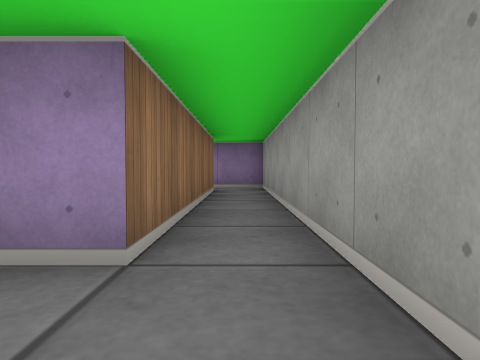
view 1 (above)

12 first-person views from a walk through a cub3D level. The camera is about half as high as the walls, tilts 2° down and sees 70° across. The floor is counted in squares. Each view is taken from the middle of a square. On the plan, view 1 faces up. The plan holds only what a view shows up to about 9 squares ahead; the rest is blank.

view 2
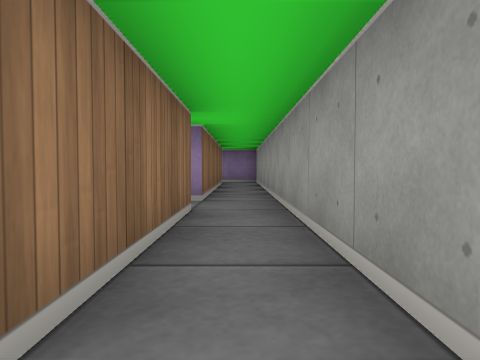

view 3
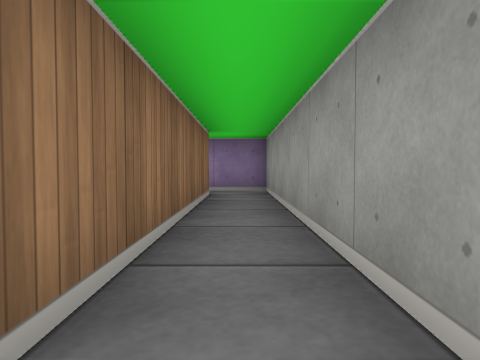

view 4
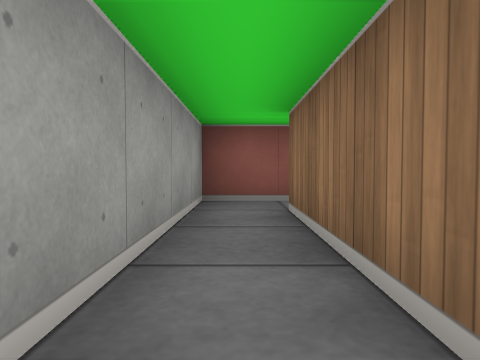

view 5
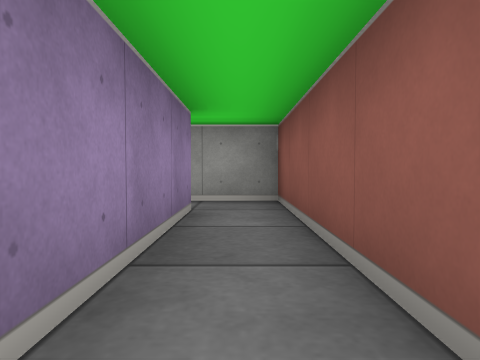

view 6
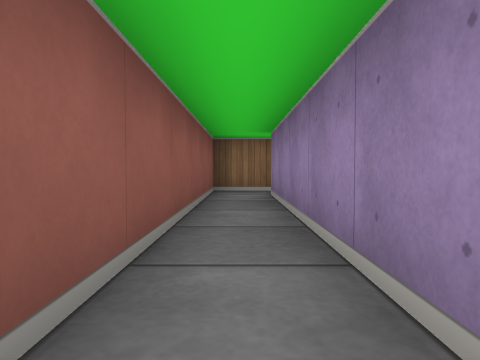

view 7
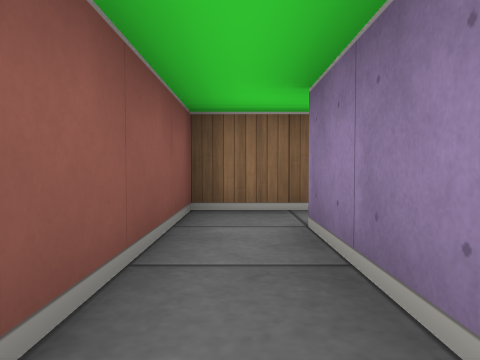

view 8
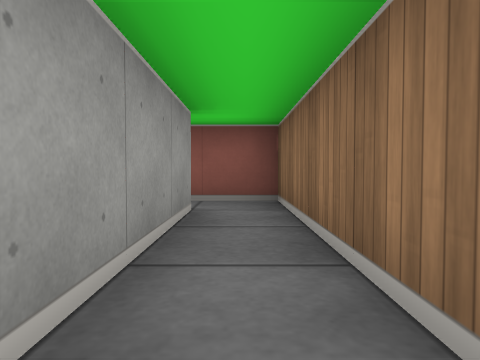

view 9
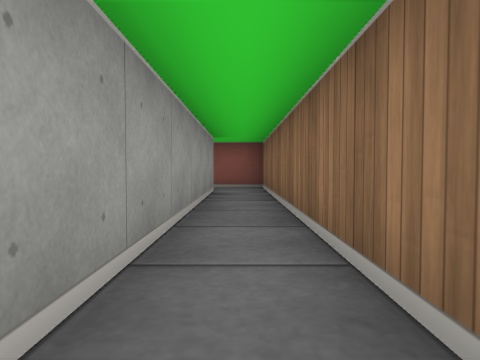

view 10
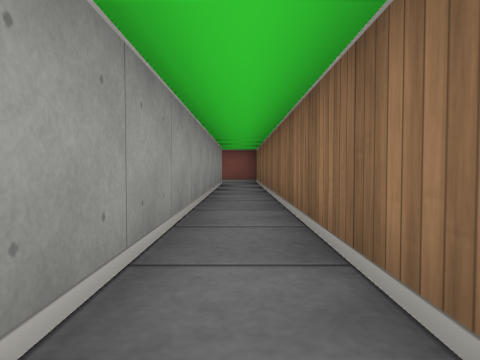

view 11
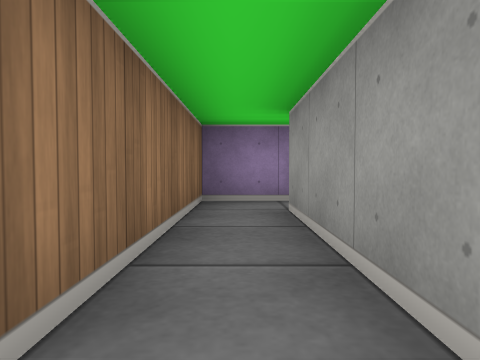

view 12
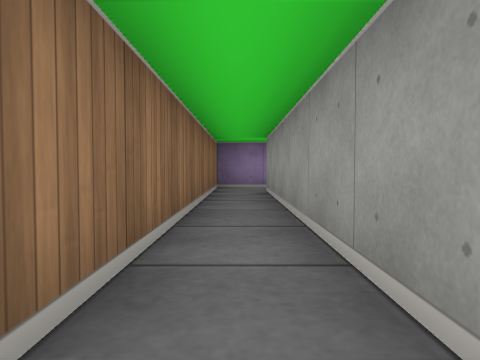

### Floor plan
Points are (right, up) in squares from view 1. A wall is a line through its corners. A room is listed if a view was taken in it or the views show most of it. See-through windows are left out.
Room 1 (views 1, 2, 3, 4, 5, 6, 7)
walls: (-0.5, 0.5) (-0.5, -2.5) (-5.5, -2.5); (-0.5, 6.5) (-0.5, 1.5) (-1.1, 1.5); (-6.5, -2.5) (-6.5, -3.5) (0.5, -3.5) (0.5, 7.5) (-0.6, 7.5)
ways out: opening at (-6, -3) to room 2; opening at (-1, 1)
Room 2 (views 8, 9, 10, 11, 12)
walls: (-5.2, 7.5) (-6.5, 7.5) (-6.5, -2.5); (-5.5, -2.5) (-5.5, 6.5)
ways out: opening at (-6, -3) to room 1

Where each view was taken, in squares from view 1:
view 1: 0 up, 0 right, facing up
view 2: 3 down, 0 right, facing up
view 3: 1 up, 0 right, facing up
view 4: 1 up, 0 right, facing down
view 5: 3 down, 4 left, facing right
view 6: 3 down, 0 right, facing left
view 7: 3 down, 3 left, facing left
view 8: 1 up, 6 left, facing down
view 9: 4 up, 6 left, facing down
view 10: 7 up, 6 left, facing down
view 11: 3 up, 6 left, facing up
view 12: 0 up, 6 left, facing up
